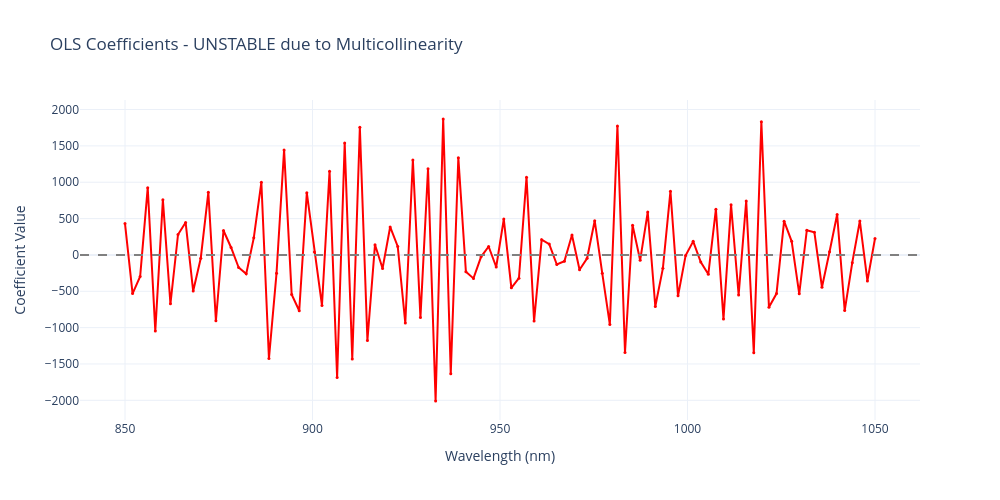

This figure's notebook cell:
### Markdown cell above
### 2.2 OLS Coefficients (Extremely Noisy!)

### Code cell
fig = go.Figure()
fig.add_trace(go.Scatter(
    x=wavelengths, y=coef_mlr,
    mode='lines+markers',
    line=dict(color='red', width=2),
    marker=dict(size=3)
))
fig.add_hline(y=0, line_dash="dash", line_color="gray")
fig.update_layout(
    title="OLS Coefficients - UNSTABLE due to Multicollinearity",
    xaxis_title="Wavelength (nm)",
    yaxis_title="Coefficient Value",
    width=1000, height=500
)
fig.show()

print("⚠️  Wild oscillations → numerical instability!")
